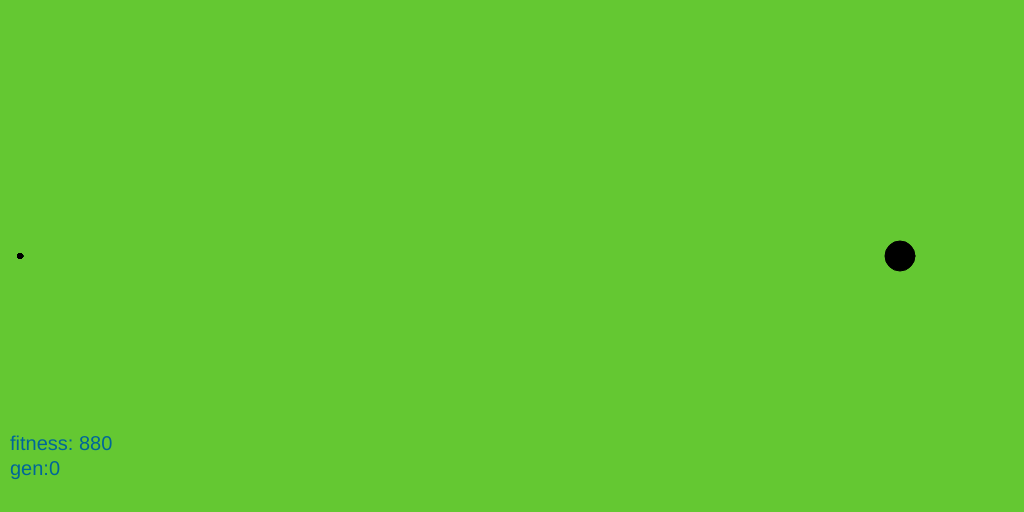
Frame 1 (no input)
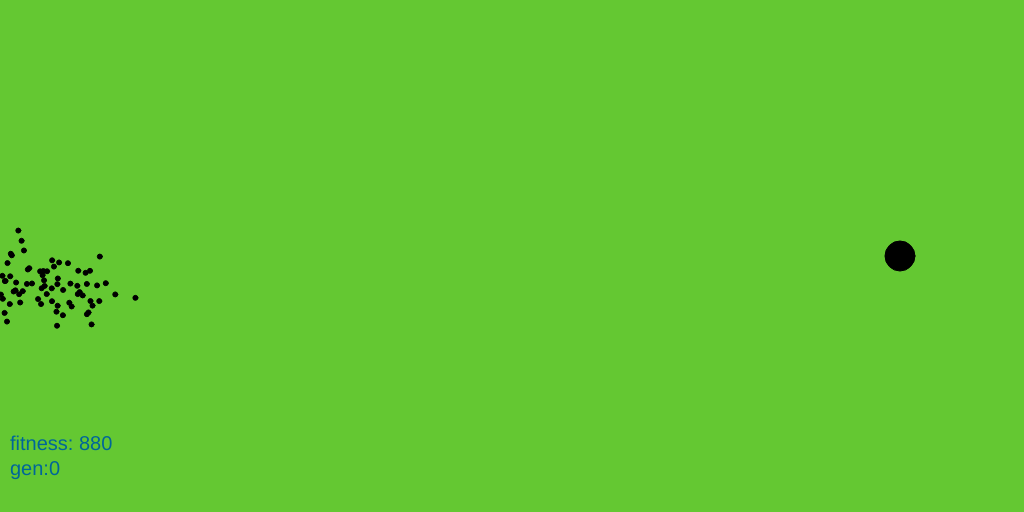
Frame 60 (no input)
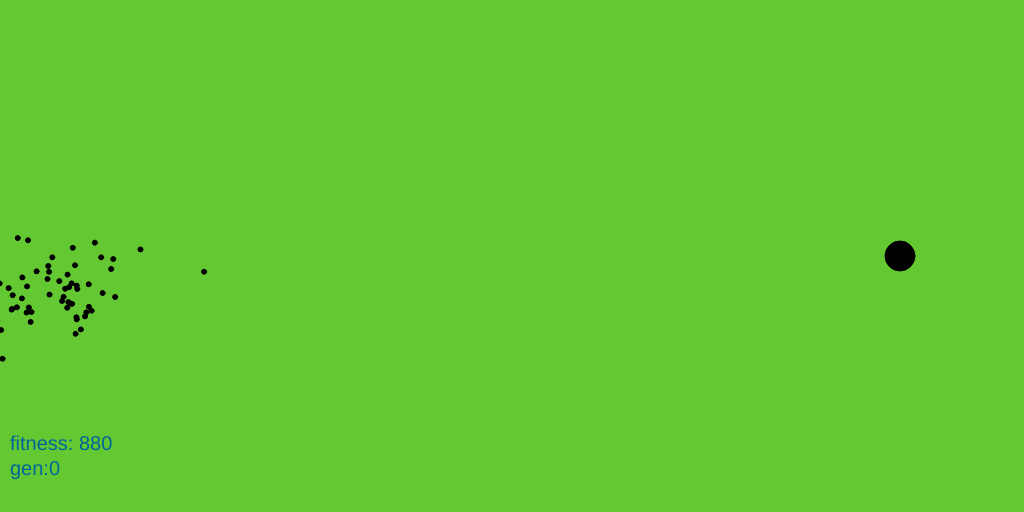
Frame 120 (the mouse pressed at the canvas centre since frame 60)

The p5.js sketch that drew these frames (run headless with seeded random() and noise() and a simulated clock; from frame 60 on, the mouse is pressed at the canvas centre):

// p5.js sketch
// ── sketch.js
function setup() {
    createCanvas(1024,512);
    // frameRate(10);
}

function draw() {
    background(100, 200, 50);
    fill(0);
    ellipse(900, 256, 30,30);
    P.drawPopulation();
    P.update();
    if (!P.alive && P.fitness > 5) { // 
        P.reset();
    }
    
    
    textSize(20);
    fill(0, 102, 153);
    text(`fitness: ${P.fitness}`, 10, 450);
    text(`gen:${P.generation}`, 10,475);

}

function mousePressed() {
    if (add_ob == 0) {
        ob_x = mouseX;
        ob_y = mouseY;
        add_ob += 1
    }
    else if (add_ob == 1) {
        obs.push(new Obstacle(ob_x, ob_y, mouseX-ob_x, mouseY - ob_y));
        add_ob = 0;
    }
    // console.log("mousepress: ", mouseX, mouseY);
  }

function keyPressed() {
    // console.log('keypress', keyCode);
}
// ── ball.js
// Function to get a random number between min and max
function getRandomArbitrary(min, max) {
    return Math.random() * (max - min) + min;
  }
  
  // Function to mutate a point by adding random values to its coordinates
  function mutatePoint([a, b]) {
    return [a + getRandomArbitrary(-10, 10), b + getRandomArbitrary(-5, 5)];
  }
  
  // Function to calculate the fitness of a ball based on its position
  function calculateFitness(x, y) {
    return Math.sqrt((x - 900) ** 2 + (y - 256) ** 2);
  }
  
  // Ball class
  class Ball {
    constructor(path) {
      this.x = 20;
      this.y = 256;
      this.path = path; // an array of (x,y)
      this.step = 0; // index for path
      this.alive = true;
      this.fitness = calculateFitness(this.x, this.y);
    }
  
    // Increment x,y based on the current step of the path
    live() {
      if (this.alive) {
        this.x += this.path[this.step][0];
        this.y += this.path[this.step][1];
        this.step += 1;
      }
    }
  
    // Update the ball's fitness and check if it should be marked as not alive
    update() {
      this.fitness = calculateFitness(this.x, this.y);
      if (this.step >= this.path.length - 1 || this.fitness < 5) {
        this.alive = false;
      } else {
        this.live();
      }
    }
  
    // Mutate the path and return a new one
    mutate() {
      return this.path.map(x => mutatePoint(x));
    }
  
    // Draw the ball on the canvas
    drawBall() {
      if (this.alive) {
        fill(0);
      } else {
        fill(250);
      }
      ellipse(this.x, this.y, 5);
    }
  }
  
  // Obstacle class
  class Obstacle {
    constructor(x, y, w, h) {
      this.x = x;
      this.y = y;
      this.w = w;
      this.h = h;
    }
  
    // Draw the obstacle on the canvas
    drawObstacle() {
      fill(100, 20, 250);
      rect(this.x, this.y, this.w, this.h);
    }
  }
  
  // Population class
  class Population {
    constructor(seed, size, obs) {
      this.size = size;
      this.population = [];
      for (let i = 0; i < size; i++) {
        let b = new Ball(seed.mutate());
        this.population.push(b);
      }
      this.alive = true;
      this.fitness = seed.fitness;
      this.obstacles = obs;
      this.generation = 0;
    }
  
    // Draw the population of balls and obstacles on the canvas
    drawPopulation() {
      this.obstacles.forEach(o => {
        o.drawObstacle();
      });
      this.population.forEach(ball => {
        ball.drawBall();
      });
    }
  
    // Update the population, check for collisions with obstacles, and mark balls as not alive if necessary
    update() {
      if (this.alive) {
        this.population.forEach(ball => {
          ball.update();
        });
  
        this.population.forEach(ball => {
          this.obstacles.forEach(o => {
            if (
              ball.x >= o.x &&
              ball.x <= o.x + o.w &&
              ball.y >= o.y &&
              ball.y <= o.y + o.h ||
              ball.x < -5 ||
              ball.x > 1024 ||
              ball.y < -5 ||
              ball.y > 512
            ) {
              ball.alive = false;
              ball.fitness = calculateFitness(ball.x, ball.y);
            }
          });
        });
  
        let c = 0;
        this.population.forEach(ball => {
          if (ball.alive) {
            c++;
          }
        });
  
        if (c == 0) {
          this.alive = false;
        }
      }
    }
  
    // Find the fittest ball in the population
    findFittest() {
      let fittest = this.population[0];
      for (let i = 0; i < this.population.length; i++) {
        if (fittest.fitness > this.population[i].fitness) {
          fittest = this.population[i];
        }
      }
      return fittest;
    }
  
    // Reset the population with mutated paths based on the fittest ball
    reset() {
    //   console.log(P.findFittest().fitness);
      let seed = this.findFittest();
  
      this.fitness = seed.fitness;
      this.population = [];
      for (let i = 0; i < this.size; i++) {
        let b = new Ball(seed.mutate());
        this.population.push(b);
      }
  
      this.alive = true;
      this.generation += 1;
    }
  }
  
// ── variable.js
const original_path = [];
for (let i = 0; i < 200; i++) {
    original_path.push([getRandomArbitrary(-5,5), getRandomArbitrary(-5,5)]);
}

//mousepress function, if add_ob = 0, set first ob_x and ob_y, if add_ob = 1, new Obstacle, reset add_ob
let add_ob = 0;
let ob_x = 0;
let ob_y = 0;

let obs = [
    // new Obstacle(200,10,40,150),
    // new Obstacle(400, 350,30,80),
    // new Obstacle(500,100,40,200),
    // new Obstacle(650, 300, 100, 30)
];

let og = new Ball(original_path);
let P = new Population(og, 100, obs);
